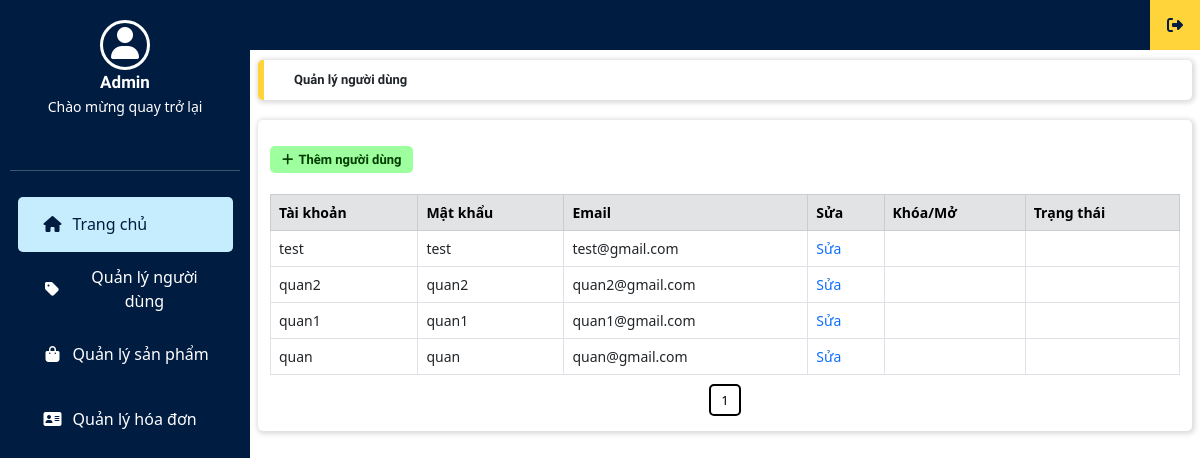
Screenshot of /quan_tri/index.php?thamso=nguoi_dung (signed in) with the database file from the repository.
### tables this page shows
CREATE TABLE `nguoi_dung` (
  `nguoi_dung_id` int(11) NOT NULL,
  `tai_khoan` varchar(256) NOT NULL,
  `mat_khau` varchar(256) NOT NULL,
  `email` varchar(256) NOT NULL,
  `trang_thai` varchar(256) NOT NULL,
  `ho_ten` varchar(255) NOT NULL,
  `so_dien_thoai` varchar(10) NOT NULL,
  `dia_chi` mediumtext NOT NULL,
  `tinh_thanh` mediumtext NOT NULL,
  `quan_huyen` mediumtext NOT NULL
);

### quan_tri/chuc_nang/nguoi_dung/quan_ly_nguoi_dung.php (the view, shortened to what this page needs)
<?php
	$so_dong_tren_mot_trang=10;
	$tv="select count(*) from nguoi_dung";
	$conn = new mysqli("localhost", "root", "", "ban_hang");
	$tv_1 = mysqli_query($conn, $tv);
	$tv_2 = mysqli_fetch_array($tv_1);
	$so_trang=ceil($tv_2[0]/$so_dong_tren_mot_trang);
	$vtbd=($_GET['trang']-1)*$so_dong_tren_mot_trang;
	$tv="select * from nguoi_dung order by nguoi_dung_id desc limit $vtbd,$so_dong_tren_mot_trang";
	$tv_1 = mysqli_query($conn, $tv);
?>
<div class="content">
    <div class="row">
        <div class="title col-12 box_shadow">
            <b>Quản lý người dùng</b>
        </div>
    </div>
    <div class="row main_frame box_card box_shadow">
        <div class="element_btn">
            <div>
                <a href="?thamso=them_nguoi_dung" class="addnew_btn"><i class="fas fa-plus"></i>Thêm người dùng</a>
            </div>
        </div>
        <div class="table-responsive-lg">
            <table class="table table-bordered">
                <thead>
                    <tr class="table-secondary">
                        <th scope="col">Tài khoản</th>
                        <th scope="col">Mật khẩu</th>
                        <th scope="col">Email</th>
                        <th scope="col">Sửa</th>
                        <th scope="col">Khóa/Mở</th>
                        <th scope="col">Trạng thái</th>
                    </tr>
                </thead>
                <tbody>
                    <?php
                        while ($tv_2 = mysqli_fetch_array($tv_1)) {
                            $nguoi_dung_id = $tv_2['nguoi_dung_id'];
                            $tai_khoan = $tv_2['tai_khoan'];
                            $mat_khau = $tv_2['mat_khau'];
                            $email = $tv_2['email'];
                            $link_sua="?thamso=sua_nguoi_dung&nguoi_dung_id=".$nguoi_dung_id;
                    ?>
                    <tr>
                        <td><?php echo $tai_khoan; ?></td>
                        <td><?php echo $mat_khau; ?></td>
                        <td><?php echo $email; ?></td>
                        <td><a href="<?php echo $link_sua; ?>">Sửa</a></td>
                        <td></td>
                        <td></td>
                    </tr>
                    <?php
                        }
                    ?>
                </tbody>
            </table>
        </div>
        <div class="category_paging">
            <?php
                for ($i = 1; $i <= $so_trang; $i++) {
                    $link_phan_trang = "?thamso=nguoi_dung&trang=".$i;
                    echo "<a href='$link_phan_trang' class='phan_trang'>";
                    echo $i;
                    echo "</a> ";
                }
            ?>
        </div>
    </div>
</div>

### quan_tri/giao_dien/admin.css (style rules this page uses)
* { margin: 0; padding: 0; box-sizing: border-box; }
a { text-decoration: none; }
body { font-family: Roboto; background-color: #f5f5f5; }
.container, .row { padding: 0; margin: 0; }
.main_frame { padding: 20px 0 0 0; }
.content { margin-left: 250px; padding: 60px 20px 40px 20px; justify-content: center; }
.content .title { font-family: Roboto-Bold; font-size: 13px; background-color: #ffffff; border-radius: 5px; border-left: 6px solid #ffd43b; padding: 10px 30px; margin-bottom: 20px; }
.box_shadow { box-shadow: 1px 1px 5px 2px rgba(0, 0, 0, 0.14); }
.box_card { border-radius: 5px; margin-bottom: 20px; background-color: #ffffff; }
.element_btn { padding: 10px; text-align: left; }
.element_btn i { padding-right: 5px; }
.element_btn a { font-size: 13px; font-family: Roboto-Bold; }
.addnew_btn { color: #003c00; background-color: #9dff9d; padding: 6px 12px; border-radius: 5px; }
.table { margin-top: 15px; }
.table th, .table td { font-size: 14px; padding: 12px; }
.table, td, th { border-collapse: collapse; border: 1px solid #c8c7c7; }
.table thead { background-color: #dddddd; }
.title, tr { text-align: left; }
table { width: 98%; }
.category_paging { padding-bottom: 20px; text-align: center; }
.phan_trang { color: black; font-size: 13px; border: 2px solid black; border-radius: 5px; margin: 10px 5px; padding: 5px 10px; }
.menu a,.element_btn a, tbody td a ,.category_paging a { text-decoration: none; }
.main_frame { align-items: center; }

### rows the page displays
nguoi_dung: tai_khoan "test", mat_khau "test", email "test@gmail.com"
nguoi_dung: tai_khoan "quan2", mat_khau "quan2", email "quan2@gmail.com"
nguoi_dung: tai_khoan "quan1", mat_khau "quan1", email "quan1@gmail.com"
nguoi_dung: tai_khoan "quan", mat_khau "quan", email "quan@gmail.com"
